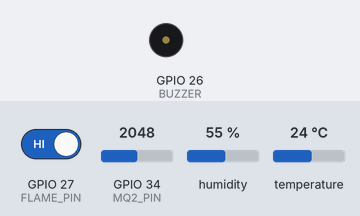
Bench run of a sketch on a simulated ESP32. Shown: buzzer (waves = sounding, pin HIGH). Inputs (shaded band) come from the test bench; at power-on: GPIO 27 (FLAME_PIN) HIGH, GPIO 34 (MQ2_PIN) = 2048, humidity 55 %, temperature 24 °C. WiFi joins after 1.5 s; servers stay silent unless stated; what the sketch prints to the serial monitor is not drawn.

Above: at 0.1 s.
At 1.6 s:
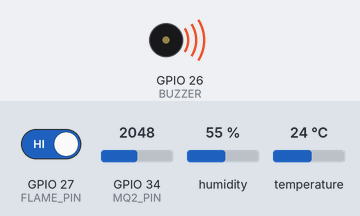
Timing chart, 0 to 3.1 s (numbered marks = the images above):
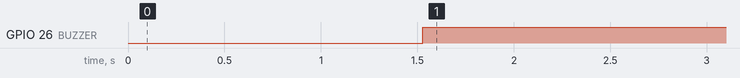

Measured:
- by itself, GPIO 26 (BUZZER): LOW → HIGH at 1.5 s

The sketch:

code.ino
```cpp
#include <WiFi.h>
#include <ThingSpeak.h>
#include <DHT.h>

// 🔌 Pins
#define DHTPIN 4
#define DHTTYPE DHT11
#define MQ2_PIN 34
#define FLAME_PIN 27
#define BUZZER 26

// WiFi
const char* ssid = "Redmi Note 11 SE";
const char* pass = "123456789";

// ThingSpeak
unsigned long channelID = 3348356;        // 🔁 replace
const char* writeAPIKey = "08E8PR2PEBYJRXBH"; // 🔁 replace

WiFiClient client;
DHT dht(DHTPIN, DHTTYPE);

// 🔧 Thresholds
int gasThreshold = 1500;
float tempThreshold = 35.0;
float humThreshold = 80.0;

void setup() {
  Serial.begin(115200);

  pinMode(MQ2_PIN, INPUT);
  pinMode(FLAME_PIN, INPUT);
  pinMode(BUZZER, OUTPUT);

  digitalWrite(BUZZER, LOW);

  dht.begin();

  WiFi.begin(ssid, pass);
  Serial.print("Connecting to WiFi");

  while (WiFi.status() != WL_CONNECTED) {
    delay(500);
    Serial.print(".");
  }

  Serial.println("\nConnected!");

  ThingSpeak.begin(client);
}

void loop() {

  float temp = dht.readTemperature();
  float hum  = dht.readHumidity();
  int gas    = analogRead(MQ2_PIN);
  int flame  = digitalRead(FLAME_PIN); // 0 = fire

  Serial.println("------ SENSOR DATA ------");
  Serial.print("Temp: "); Serial.println(temp);
  Serial.print("Humidity: "); Serial.println(hum);
  Serial.print("Gas: "); Serial.println(gas);
  Serial.print("Flame: "); Serial.println(flame);

  bool hazard = false;

  // 🔥 Fire → buzzer
  if (flame == 0) {
    Serial.println("🔥 Fire Detected");
    digitalWrite(BUZZER, HIGH);
    hazard = true;
  }

  // 🧪 Gas → buzzer
  else if (gas > gasThreshold) {
    Serial.println("⚠️ Gas Leakage");
    digitalWrite(BUZZER, HIGH);
    hazard = true;
  }

  // 🌡️ Temp warning
  if (temp > tempThreshold) {
    Serial.println("🌡️ High Temperature");
  }

  // 💧 Humidity warning
  if (hum > humThreshold) {
    Serial.println("💧 High Humidity");
  }

  // ✅ Normal → buzzer OFF
  if (!hazard) {
    digitalWrite(BUZZER, LOW);
    Serial.println("✅ System Safe");
  }

  // 📡 Send to ThingSpeak
  ThingSpeak.setField(1, temp);
  ThingSpeak.setField(2, hum);
  ThingSpeak.setField(3, gas);
  ThingSpeak.setField(4, flame);

  int status = ThingSpeak.writeFields(channelID, writeAPIKey);

  if (status == 200) {
    Serial.println("✅ Data sent to ThingSpeak");
  } else {
    Serial.println("❌ Error sending data");
  }

  delay(15000); // ThingSpeak rule
}
```
